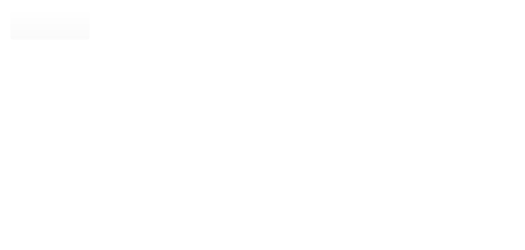
                <widget class="QFrame" name="viewModeGB">
                 <property name="minimumSize">
                  <size>
                   <width>0</width>
                   <height>250</height>
                  </size>
                 </property>
                 <property name="maximumSize">
                  <size>
                   <width>16777215</width>
                   <height>250</height>
                  </size>
                 </property>
                 <property name="styleSheet">
                  <string notr="true">border-image: url(:/res/images/subBack.png);
background-color: rgba(255, 255, 255, 0);</string>
                 </property>
                 <layout class="QVBoxLayout" name="verticalLayout_11">
                  <property name="spacing">
                   <number>3</number>
                  </property>
                  <property name="leftMargin">
                   <number>10</number>
                  </property>
                  <property name="topMargin">
                   <number>10</number>
                  </property>
                  <property name="rightMargin">
                   <number>10</number>
                  </property>
                  <property name="bottomMargin">
                   <number>10</number>
                  </property>
                  <item>
                   <layout class="QHBoxLayout" name="horizontalLayout_43">
                    <item>
                     <widget class="QPushButton" name="pushButton">
                      <property name="minimumSize">
                       <size>
                        <width>80</width>
                        <height>30</height>
                       </size>
                      </property>
                      <property name="maximumSize">
                       <size>
                        <width>80</width>
                        <height>30</height>
                       </size>
                      </property>
                      <property name="styleSheet">
                       <string notr="true">border-image: url(:/res/images/screenmoTx.png);
background-color: rgba(255, 255, 255, 0);</string>
                      </property>
                      <property name="text">
                       <string/>
                      </property>
                     </widget>
                    </item>
                    <item>
                     <spacer name="horizontalSpacer_17">
                      <property name="orientation">
                       <enum>Qt::Horizontal</enum>
                      </property>
                      <property name="sizeHint" stdset="0">
                       <size>
                        <width>40</width>
                        <height>20</height>
                       </size>
                      </property>
                     </spacer>
                    </item>
                   </layout>
                  </item>
                  <item>
                   <layout class="QGridLayout" name="gridLayout_2">
                    <property name="leftMargin">
                     <number>5</number>
                    </property>
                    <property name="horizontalSpacing">
                     <number>2</number>
                    </property>
                    <property name="verticalSpacing">
                     <number>3</number>
                    </property>
                    <item row="0" column="0">
                     <layout class="QHBoxLayout" name="horizontalLayout_9">
                      <property name="spacing">
                       <number>10</number>
                      </property>
                      <item>
                       <layout class="QHBoxLayout" name="horizontalLayout_18">
                        <property name="spacing">
                         <number>5</number>
                        </property>
                        <item>
                         <layout class="QVBoxLayout" name="verticalLayout_19">
                          <property name="spacing">
                           <number>0</number>
                          </property>
                          <item>
                           <layout class="QHBoxLayout" name="horizontalLayout_30">
                            <property name="spacing">
                             <number>0</number>
                            </property>
                            <item>
                             <spacer name="horizontalSpacer_18">
                              <property name="orientation">
                               <enum>Qt::Horizontal</enum>
                              </property>
                              <property name="sizeHint" stdset="0">
                               <size>
                                <width>40</width>
                                <height>20</height>
                               </size>
                              </property>
                             </spacer>
                            </item>
                            <item>
                             <widget class="QFrame" name="frame">
                              <property name="minimumSize">
                               <size>
                                <width>70</width>
                                <height>70</height>
                               </size>
                              </property>
                              <property name="maximumSize">
                               <size>
                                <width>70</width>
                                <height>70</height>
                               </size>
                              </property>
                              <property name="styleSheet">
                               <string notr="true">border-image: url(:/res/images/smallMode.png);
background-color: rgba(255, 255, 255, 0);</string>
                              </property>
                              <layout class="QHBoxLayout" name="horizontalLayout_8">
                               <property name="spacing">
                                <number>0</number>
                               </property>
                              </layout>
                             </widget>
                            </item>
                            <item>
                             <spacer name="horizontalSpacer_21">
                              <property name="orientation">
                               <enum>Qt::Horizontal</enum>
                              </property>
                              <property name="sizeHint" stdset="0">
                               <size>
                                <width>40</width>
                                <height>20</height>
                               </size>
                              </property>
                             </spacer>
                            </item>
                           </layout>
                          </item>
                          <item>
                           <layout class="QHBoxLayout" name="horizontalLayout_7">
                            <property name="spacing">
                             <number>0</number>
                            </property>
                            <item>
                             <spacer name="horizontalSpacer_7">
                              <property name="orientation">
                               <enum>Qt::Horizontal</enum>
                              </property>
                              <property name="sizeHint" stdset="0">
                               <size>
                                <width>40</width>
                                <height>20</height>
                               </size>
                              </property>
                             </spacer>
                            </item>
                            <item>
                             <widget class="QRadioButton" name="leftUPCheck">
                              <property name="styleSheet">
                               <string notr="true">selection-color: rgb(255, 255, 255);</string>
                              </property>
                              <property name="text">
                               <string/>
                              </property>
                             </widget>
                            </item>
                            <item>
                             <spacer name="horizontalSpacer_8">
                              <property name="orientation">
                               <enum>Qt::Horizontal</enum>
                              </property>
                              <property name="sizeHint" stdset="0">
                               <size>
                                <width>40</width>
                                <height>20</height>
                               </size>
                              </property>
                             </spacer>
                            </item>
                           </layout>
                          </item>
                         </layout>
                        </item>
                        <item>
                         <layout class="QVBoxLayout" name="verticalLayout_21">
                          <property name="spacing">
                           <number>0</number>
                          </property>
                          <item>
                           <layout class="QHBoxLayout" name="horizontalLayout_44">
                            <property name="spacing">
                             <number>0</number>
                            </property>
                            <item>
                             <spacer name="horizontalSpacer_22">
                              <property name="orientation">
                               <enum>Qt::Horizontal</enum>
                              </property>
                              <property name="sizeHint" stdset="0">
                               <size>
                                <width>40</width>
                                <height>20</height>
                               </size>
                              </property>
                             </spacer>
                            </item>
                            <item>
                             <widget class="QFrame" name="frame">
                              <property name="minimumSize">
                               <size>
                                <width>70</width>
                                <height>70</height>
                               </size>
                              </property>
                              <property name="maximumSize">
                               <size>
                                <width>70</width>
                                <height>70</height>
                               </size>
                              </property>
                              <property name="styleSheet">
                               <string notr="true">border-image: url(:/res/images/RU.png);
background-color: rgba(255, 255, 255, 0);</string>
                              </property>
                              <layout class="QHBoxLayout" name="horizontalLayout_17">
                               <property name="spacing">
                                <number>0</number>
                               </property>
                              </layout>
                             </widget>
                            </item>
                            <item>
                             <spacer name="horizontalSpacer_23">
                              <property name="orientation">
                               <enum>Qt::Horizontal</enum>
                              </property>
                              <property name="sizeHint" stdset="0">
                               <size>
                                <width>40</width>
                                <height>20</height>
                               </size>
                              </property>
                             </spacer>
                            </item>
                           </layout>
                          </item>
                          <item>
                           <layout class="QHBoxLayout" name="horizontalLayout_22">
                            <property name="spacing">
                             <number>0</number>
                            </property>
                            <item>
                             <spacer name="horizontalSpacer_10">
                              <property name="orientation">
                               <enum>Qt::Horizontal</enum>
                              </property>
                              <property name="sizeHint" stdset="0">
                               <size>
                                <width>40</width>
                                <height>20</height>
                               </size>
                              </property>
                             </spacer>
                            </item>
                            <item>
                             <widget class="QRadioButton" name="rightUPCheck">
                              <property name="text">
                               <string/>
                              </property>
                             </widget>
                            </item>
                            <item>
                             <spacer name="horizontalSpacer_11">
                              <property name="orientation">
                               <enum>Qt::Horizontal</enum>
                              </property>
                              <property name="sizeHint" stdset="0">
                               <size>
                                <width>40</width>
                                <height>20</height>
                               </size>
                              </property>
                             </spacer>
                            </item>
                           </layout>
                          </item>
                         </layout>
                        </item>
                        <item>
                         <layout class="QVBoxLayout" name="verticalLayout_23">
                          <property name="spacing">
                           <number>0</number>
                          </property>
                          <item>
                           <layout class="QHBoxLayout" name="horizontalLayout_45">
                            <property name="spacing">
                             <number>0</number>
                            </property>
                            <item>
                             <spacer name="horizontalSpacer_24">
                              <property name="orientation">
                               <enum>Qt::Horizontal</enum>
                              </property>
                              <property name="sizeHint" stdset="0">
                               <size>
                                <width>40</width>
                                <height>20</height>
                               </size>
                              </property>
                             </spacer>
                            </item>
                            <item>
                             <widget class="QFrame" name="frame">
                              <property name="minimumSize">
                               <size>
                                <width>70</width>
                                <height>70</height>
                               </size>
                              </property>
                              <property name="maximumSize">
                               <size>
                                <width>70</width>
                                <height>70</height>
                               </size>
                              </property>
                              <property name="styleSheet">
                               <string notr="true">border-image: url(:/res/images/normalMode.jpg);
background-color: rgba(255, 255, 255, 0);</string>
                              </property>
                              <layout class="QHBoxLayout" name="horizontalLayout_35">
                               <property name="spacing">
                                <number>0</number>
                               </property>
                              </layout>
                             </widget>
                            </item>
                            <item>
                             <spacer name="horizontalSpacer_25">
                              <property name="orientation">
                               <enum>Qt::Horizontal</enum>
                              </property>
                              <property name="sizeHint" stdset="0">
                               <size>
                                <width>40</width>
                                <height>20</height>
                               </size>
                              </property>
                             </spacer>
                            </item>
                           </layout>
                          </item>
                          <item>
                           <layout class="QHBoxLayout" name="horizontalLayout_29">
                            <property name="spacing">
                             <number>0</number>
                            </property>
                            <item>
                             <spacer name="horizontalSpacer_14">
                              <property name="orientation">
                               <enum>Qt::Horizontal</enum>
                              </property>
                              <property name="sizeHint" stdset="0">
                               <size>
                                <width>40</width>
                                <height>20</height>
                               </size>
                              </property>
                             </spacer>
                            </item>
                            <item>
                             <widget class="QRadioButton" name="normalCheck">
                              <property name="text">
                               <string/>
                              </property>
                             </widget>
                            </item>
                            <item>
                             <spacer name="horizontalSpacer_15">
                              <property name="orientation">
                               <enum>Qt::Horizontal</enum>
                              </property>
                              <property name="sizeHint" stdset="0">
                               <size>
                                <width>40</width>
                                <height>20</height>
                               </size>
                              </property>
                             </spacer>
                            </item>
                           </layout>
                          </item>
                         </layout>
                        </item>
                       </layout>
                      </item>
                     </layout>
                    </item>
                    <item row="1" column="0">
                     <layout class="QHBoxLayout" name="horizontalLayout_36">
                      <property name="spacing">
                       <number>5</number>
                      </property>
                      <item>
                       <layout class="QVBoxLayout" name="verticalLayout_25">
                        <property name="spacing">
                         <number>0</number>
                        </property>
                        <item>
                         <layout class="QHBoxLayout" name="horizontalLayout_40">
                          <property name="spacing">
                           <number>0</number>
                          </property>
                          <item>
                           <spacer name="horizontalSpacer_3">
                            <property name="orientation">
                             <enum>Qt::Horizontal</enum>
                            </property>
                            <property name="sizeHint" stdset="0">
                             <size>
                              <width>40</width>
                              <height>20</height>
                             </size>
                            </property>
                           </spacer>
                          </item>
                          <item>
                           <widget class="QFrame" name="frame">
                            <property name="minimumSize">
                             <size>
                              <width>70</width>
                              <height>70</height>
                             </size>
                            </property>
                            <property name="maximumSize">
                             <size>
                              <width>70</width>
                              <height>70</height>
                             </size>
                            </property>
                            <property name="styleSheet">
                             <string notr="true">border-image: url(:/res/images/LD.png);
background-color: rgba(255, 255, 255, 0);</string>
                            </property>
                            <layout class="QHBoxLayout" name="horizontalLayout_27">
                             <property name="spacing">
                              <number>0</number>
                             </property>
                            </layout>
                           </widget>
                          </item>
                          <item>
                           <spacer name="horizontalSpacer_16">
                            <property name="orientation">
                             <enum>Qt::Horizontal</enum>
                            </property>
                            <property name="sizeHint" stdset="0">
                             <size>
                              <width>40</width>
                              <height>20</height>
                             </size>
                            </property>
                           </spacer>
                          </item>
                         </layout>
                        </item>
                        <item>
                         <layout class="QHBoxLayout" name="horizontalLayout_26">
                          <property name="spacing">
                           <number>0</number>
                          </property>
                          <item>
                           <spacer name="horizontalSpacer_12">
                            <property name="orientation">
                             <enum>Qt::Horizontal</enum>
                            </property>
                            <property name="sizeHint" stdset="0">
                             <size>
                              <width>40</width>
                              <height>20</height>
                             </size>
                            </property>
                           </spacer>
                          </item>
                          <item>
                           <widget class="QRadioButton" name="leftDOWNCheck">
                            <property name="text">
                             <string/>
                            </property>
                           </widget>
                          </item>
                          <item>
                           <spacer name="horizontalSpacer_13">
                            <property name="orientation">
                             <enum>Qt::Horizontal</enum>
                            </property>
                            <property name="sizeHint" stdset="0">
                             <size>
                              <width>40</width>
                              <height>20</height>
                             </size>
                            </property>
                           </spacer>
                          </item>
                         </layout>
                        </item>
                       </layout>
                      </item>
                      <item>
                       <layout class="QVBoxLayout" name="verticalLayout_26">
                        <property name="spacing">
                         <number>0</number>
                        </property>
                        <item>
                         <layout class="QHBoxLayout" name="horizontalLayout_42">
                          <property name="spacing">
                           <number>0</number>
                          </property>
                          <item>
                           <spacer name="horizontalSpacer_19">
                            <property name="orientation">
                             <enum>Qt::Horizontal</enum>
                            </property>
                            <property name="sizeHint" stdset="0">
                             <size>
                              <width>40</width>
                              <height>20</height>
                             </size>
                            </property>
                           </spacer>
                          </item>
                          <item>
                           <widget class="QFrame" name="frame">
                            <property name="minimumSize">
                             <size>
                              <width>70</width>
                              <height>70</height>
                             </size>
                            </property>
                            <property name="maximumSize">
                             <size>
                              <width>70</width>
                              <height>70</height>
                             </size>
                            </property>
                            <property name="styleSheet">
                             <string notr="true">border-image: url(:/res/images/RD.png);
background-color: rgba(255, 255, 255, 0);</string>
                            </property>
                            <layout class="QHBoxLayout" name="horizontalLayout_28">
                             <property name="spacing">
                              <number>0</number>
                             </property>
                            </layout>
                           </widget>
                          </item>
                          <item>
                           <spacer name="horizontalSpacer_20">
                            <property name="orientation">
                             <enum>Qt::Horizontal</enum>
                            </property>
                            <property name="sizeHint" stdset="0">
                             <size>
                              <width>40</width>
                              <height>20</height>
                             </size>
                            </property>
                           </spacer>
                          </item>
                         </layout>
                        </item>
                        <item>
                         <layout class="QHBoxLayout" name="horizontalLayout_5">
                          <property name="spacing">
                           <number>0</number>
                          </property>
                          <item>
                           <spacer name="horizontalSpacer_5">
                            <property name="orientation">
                             <enum>Qt::Horizontal</enum>
                            </property>
                            <property name="sizeHint" stdset="0">
                             <size>
                              <width>40</width>
                              <height>20</height>
                             </size>
                            </property>
                           </spacer>
                          </item>
                          <item>
                           <widget class="QRadioButton" name="rightDOWNCheck">
                            <property name="text">
                             <string/>
                            </property>
                           </widget>
                          </item>
                          <item>
                           <spacer name="horizontalSpacer_6">
                            <property name="orientation">
                             <enum>Qt::Horizontal</enum>
                            </property>
                            <property name="sizeHint" stdset="0">
                             <size>
                              <width>40</width>
                              <height>20</height>
                             </size>
                            </property>
                           </spacer>
                          </item>
                         </layout>
                        </item>
                       </layout>
                      </item>
                      <item>
                       <layout class="QVBoxLayout" name="verticalLayout_12">
                        <property name="spacing">
                         <number>0</number>
                        </property>
                        <item>
                         <layout class="QHBoxLayout" name="horizontalLayout_20">
                          <property name="spacing">
                           <number>0</number>
                          </property>
                          <item>
                           <spacer name="horizontalSpacer_38">
                            <property name="orientation">
                             <enum>Qt::Horizontal</enum>
                            </property>
                            <property name="sizeHint" stdset="0">
                             <size>
                              <width>40</width>
                              <height>20</height>
                             </size>
                            </property>
                           </spacer>
                          </item>
                          <item>
                           <widget class="QLabel" name="label_6">
                            <property name="minimumSize">
                             <size>
                              <width>70</width>
                              <height>70</height>
                             </size>
                            </property>
                            <property name="maximumSize">
                             <size>
                              <width>70</width>
                              <height>70</height>
                             </size>
                            </property>
                            <property name="text">
                             <string/>
                            </property>
                           </widget>
                          </item>
                          <item>
                           <spacer name="horizontalSpacer_41">
                            <property name="orientation">
                             <enum>Qt::Horizontal</enum>
                            </property>
                            <property name="sizeHint" stdset="0">
                             <size>
                              <width>40</width>
                              <height>20</height>
                             </size>
                            </property>
                           </spacer>
                          </item>
                         </layout>
                        </item>
                        <item>
                         <layout class="QHBoxLayout" name="horizontalLayout_39">
                          <item>
                           <spacer name="horizontalSpacer_42">
                            <property name="orientation">
                             <enum>Qt::Horizontal</enum>
                            </property>
                            <property name="sizeHint" stdset="0">
                             <size>
                              <width>40</width>
                              <height>20</height>
                             </size>
                            </property>
                           </spacer>
                          </item>
                         </layout>
                        </item>
                       </layout>
                      </item>
                      <item>
                       <spacer name="horizontalSpacer_37">
                        <property name="orientation">
                         <enum>Qt::Horizontal</enum>
                        </property>
                        <property name="sizeHint" stdset="0">
                         <size>
                          <width>40</width>
                          <height>20</height>
                         </size>
                        </property>
                       </spacer>
                      </item>
                     </layout>
                    </item>
                   </layout>
                  </item>
                 </layout>
                </widget>
